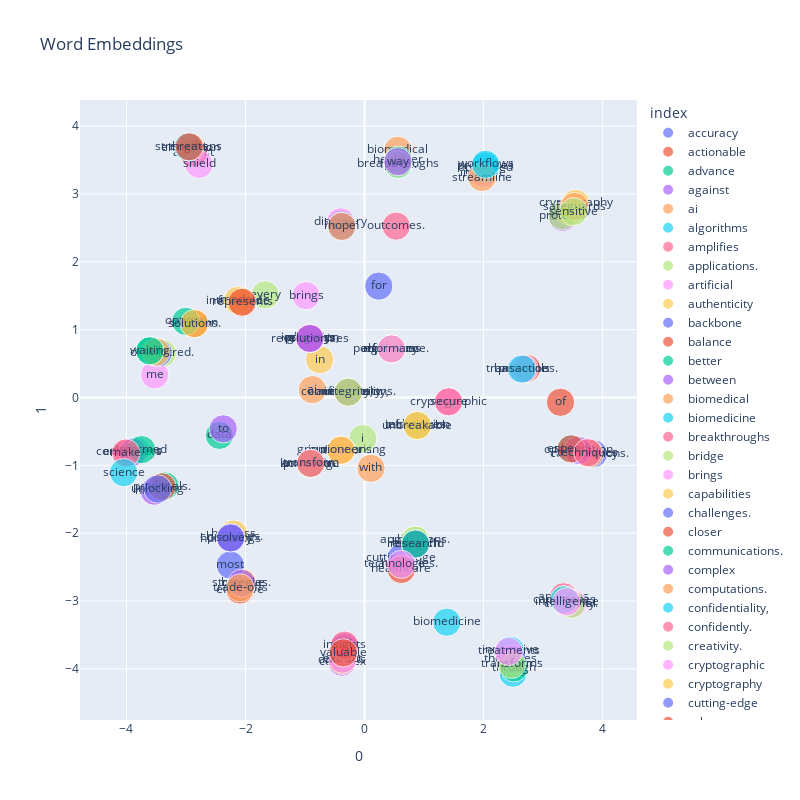

Notebook code cell kept with this figure:
### Code cell
px.scatter(df_embeddings, x=0, y=1, text='index', width=800, height=800, color='index', 
            title='Word Embeddings', size= px.Constant(10),)
